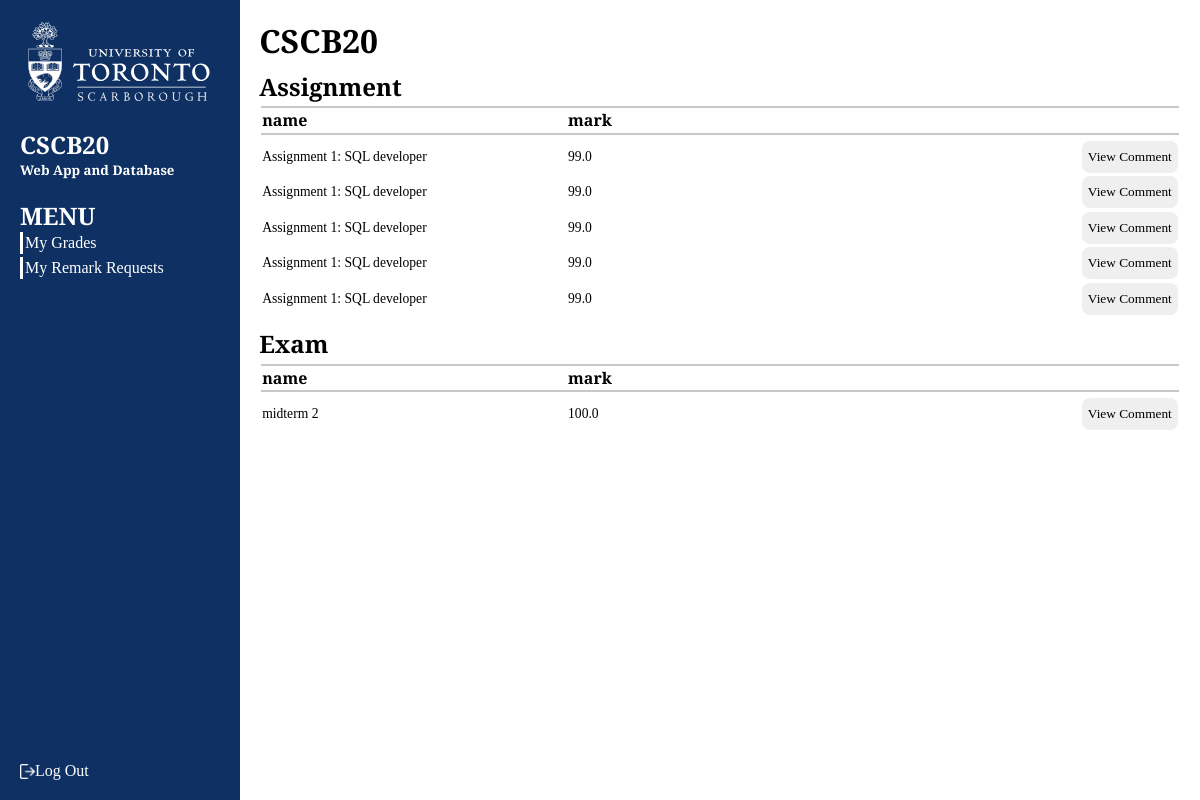
The app's page /student_remark.html (signed in) with its own data.
### modules/models.py (models this page shows)
class Assignment(db.Model):
    __tablename__ = 'Assignment'
    aid = db.Column(db.Integer, primary_key = True, autoincrement = True)
    name = db.Column(db.String(30), nullable = False)
    due_date = db.Column(db.String(20), nullable = False)
    description = db.Column(db.String(2000), nullable = False)
    weight = db.Column(db.Float, nullable = False)
    total_point = db.Column(db.Integer, nullable = False)
    assignment_grades = db.relationship('Assignment_Grade', backref='assignments', lazy = True)

class Assignment_Grade(db.Model):
    __tablename__ = 'Assignment_Grade'
    sid = db.Column(db.String(20), primary_key = True)
    aid = db.Column(db.Integer, db.ForeignKey('Assignment.aid'), primary_key = True, nullable = False)
    grade = db.Column(db.Float, nullable = False)

class Exam(db.Model):
    __tablename__ = 'Exam'
    eid = db.Column(db.Integer, primary_key = True, autoincrement = True)
    name = db.Column(db.String(30), nullable = False)
    date = db.Column(db.String(20), nullable = False)
    weight = db.Column(db.Float, nullable = False)
    exam_grades = db.relationship('Exam_Grade', backref='exams', lazy=True)

class Exam_Grade(db.Model):
    __tablename__ = 'Exam_Grade'
    sid = db.Column(db.String(20), primary_key = True)
    eid = db.Column(db.Integer, db.ForeignKey('Exam.eid'), primary_key = True)
    grade = db.Column(db.Float)

### modules/student_side/student.py (the view)
@student.route('/my_remark_request')
@student.route('/student_remark.html')
def my_remark_request():
    if 'username' not in session.keys():
        return redirect(url_for('auth.signin'))
    return render_template('student_remark.html',
                           assignment_remark_results = get_assignment_remark_req(),
                           exam_remark_results = get_exam_remark_req())

### modules/models.py (called while the page is built)
def get_utorid_by_username(username):
    return Login.query.filter(Login.username == username).first().utorid

### modules/student_side/remark_req.py (called while the page is built)
def get_assignment_remark_req():
    ass_req = Assignment_Regrade_Request.query.all()
    cur_utorid = get_utorid_by_username(session['username'])
    ret = []
    for item in ass_req:
        dict = {'name': Assignment.query.filter(Assignment.aid == item.aid).first().name,
            'mark': Assignment_Grade.query.filter(Assignment_Grade.aid == item.aid and\
                                                  Assignment_Grade.sid == cur_utorid).first().grade,
            'comment': item.comment}
        ret.append(dict)
    return ret

def get_exam_remark_req():
    exam_req = Exam_Regrade_Request.query.all()
    cur_utorid = get_utorid_by_username(session['username'])
    ret = []
    for item in exam_req:
        dict = {'name': Exam.query.filter(Exam.eid == item.eid).first().name,
            'mark': Exam_Grade.query.filter(Exam_Grade.eid == item.eid and \
                                            Exam_Grade.sid == cur_utorid).first().grade,
            'comment': item.comment}
        ret.append(dict)
    return ret

### templates/student_remark.html (shortened to what this page needs)
{% extends 'user_template.html' %} {% block more_css %}
<link rel="stylesheet" href="../static/css/student_remark.css" />
{% endblock %}  {% block custom_menu %}
<a href="student_grades.html"><li>My Grades</li></a>
<a href="student_remark.html"><li>My Remark Requests</li></a>
{% endblock%}{% block content %}
<main>
  <h1>CSCB20</h1>
  <div class="assessment-list-box">
    <h2>Assignment</h2>
    <table>
      <thead>
        <th>name</th>
        <th>mark</th>
        <th></th>
      </thead>
      <tbody>
        {% for remark in assignment_remark_results %}
        <tr>
          <td>{{remark['name']}}</td>
          <td>{{remark['mark']}}</td>
          <td class="view-comment">
            <button class="view-comment-button">View Comment</button>
          </td>
        </tr>
        {% endfor %}
      </tbody>
    </table>
  </div>
  <div class="assessment-list-box">
    <h2>Exam</h2>
    <table>
      <thead>
        <th>name</th>
        <th>mark</th>
        <th></th>
      </thead>
      <tbody>
        {% for remark in exam_remark_results %}
        <tr>
          <td>{{remark['name']}}</td>
          <td>{{remark['mark']}}</td>
          <td class="view-comment">
            <button class="view-comment-button">View Comment</button>
          </td>
        </tr>
        {% endfor %}
      </tbody>
    </table>
  </div>
</main>
{% endblock %}

### static/css/user_template.css (style rules this page uses)
body { font-family: 'Merriweather Sans'; color: black; background-color: #ffffff; margin: 0; display: grid; grid-template-columns: 240px auto; }
h1, h2, h5, ul { margin: 0; }
li { border-left: 3px solid white; margin-bottom: 3px; padding: 2px; }
a { color: white; text-decoration: none; }

### static/css/student_remark.css (style rules this page uses)
tr { grid-template-columns: repeat(3, 1fr); }
.view-comment { justify-self: end; }
.view-comment-button { border: 0; border-radius: 0.5rem; height: 2rem; font-family: 'Merriweather Sans'; }

### static/css/student_grades.css (style rules this page uses)
main { display: flex; flex-direction: column; padding: 2%; row-gap: 1%; }
table { width: 100%; }
tr { display: grid; grid-template-columns: repeat(4, 1fr); align-items: center; margin-top: 0.1rem; margin-bottom: 0.1rem; }
thead { border-style: solid; border-top: 5px black; }
th { height: 80%; text-align: left; border-top: 2px solid rgb(200, 200, 200); border-bottom: 2px solid rgb(200, 200, 200); }
td { font-size: 0.85em; }

### records on screen
Assignment: name "Assignment 1: SQL developer" "Assignment 1: SQL developer" "Assignment 1: SQL developer" "Assignment 1: SQL developer" "Assignment 1: SQL developer"
Assignment_Grade: mark "99.0" "99.0" "99.0" "99.0" "99.0"
Exam: name "midterm 2"
Exam_Grade: mark "100.0"
